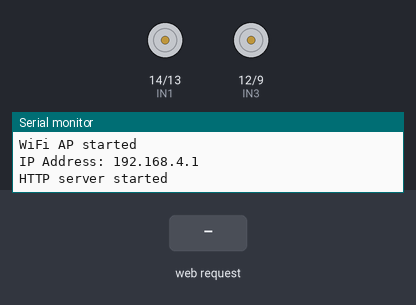
The sketch below on a simulated ESP32-S3. Parts: motor-driver pin pairs drawn as motors (green arrow = first pin HIGH = forward, orange = second pin HIGH = backward, longer = more drive, scaled by the enable pin), the last lines printed to the serial monitor. Inputs (shaded band) come from the test bench.

Above: at 1.2 s.
1.3 s: HTTP request GET /left received
At 3.1 s:
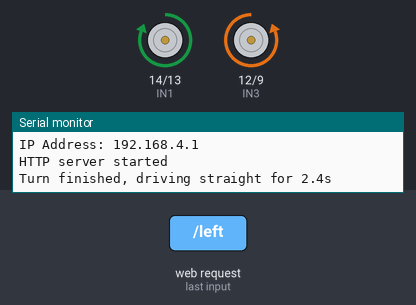
3.4 s: HTTP request GET /backward received
At 4.1 s:
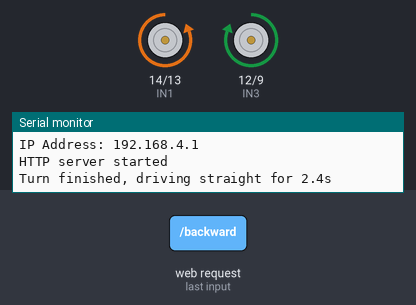
4.9 s: HTTP request GET /right received
At 5.3 s:
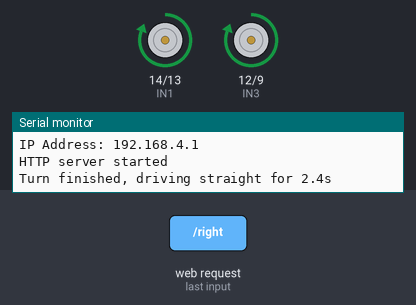
Timing chart, 0 to 9.4 s (numbered marks = the images above; inputs shaded):
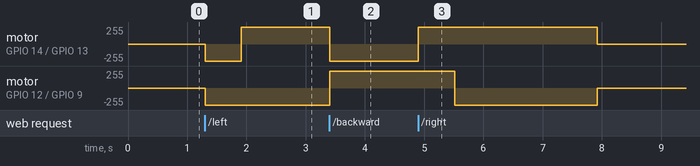

Measured:
- after the input at 1.3 s, motor on GPIO 14 (IN1) / GPIO 13 (IN2): stopped → backward 255/255 at once, → forward 255/255 0.61 s later; motor on GPIO 12 (IN3) / GPIO 9 (IN4): stopped → backward 255/255 at once
- after the input at 3.4 s, motor on GPIO 14 (IN1) / GPIO 13 (IN2): forward 255/255 → backward 255/255 at once; motor on GPIO 12 (IN3) / GPIO 9 (IN4): backward 255/255 → forward 255/255 at once
- after the input at 4.9 s, motor on GPIO 14 (IN1) / GPIO 13 (IN2): backward 255/255 → forward 255/255 at once, → stopped 3.0 s later; motor on GPIO 12 (IN3) / GPIO 9 (IN4): forward 255/255 → backward 255/255 after 0.61 s, → stopped 2.4 s later

The sketch:

AUTKO_WIFI.ino
```cpp
#include <WiFi.h>
#include <WebServer.h>

// Pins for L298N
int ENA = 20;
int IN1 = 14;
int IN2 = 13;
int ENB = 21;
int IN3 = 12;
int IN4 = 9;

WebServer server(80);

const char* ssid = "ESPcar";
const char* password = "12345678";

// Timer handling variables
unsigned long moveEndTime = 0;
bool isMoving = false;
bool waitingForForward = false;  // flag: are we waiting to drive straight after a turn

void stopMotors()
{
  digitalWrite(IN1, LOW);
  digitalWrite(IN2, LOW);
  digitalWrite(IN3, LOW);
  digitalWrite(IN4, LOW);
  isMoving = false;
  waitingForForward = false;
}

void forward()
{
  digitalWrite(IN1, HIGH);
  digitalWrite(IN2, LOW);
  digitalWrite(IN3, LOW);
  digitalWrite(IN4, HIGH);

  if (waitingForForward) {
    // This is driving straight after a turn - 2.4s
    moveEndTime = millis() + 2400;
    waitingForForward = false;
  } else {
    // Normal forward drive - 3s
    moveEndTime = millis() + 3000;
  }
  isMoving = true;
}

void backward()
{
  digitalWrite(IN1, LOW);
  digitalWrite(IN2, HIGH);
  digitalWrite(IN3, HIGH);
  digitalWrite(IN4, LOW);
  moveEndTime = millis() + 3000;
  isMoving = true;
  waitingForForward = false;
}

void left()
{
  // First turn left (0.6s)
  digitalWrite(IN1, LOW);
  digitalWrite(IN2, HIGH);
  digitalWrite(IN3, LOW);
  digitalWrite(IN4, HIGH);
  moveEndTime = millis() + 600;
  isMoving = true;
  waitingForForward = true;  // Drive straight after the turn
}

void right()
{
  // First turn right (0.6s)
  digitalWrite(IN1, HIGH);
  digitalWrite(IN2, LOW);
  digitalWrite(IN3, HIGH);
  digitalWrite(IN4, LOW);
  moveEndTime = millis() + 600;
  isMoving = true;
  waitingForForward = true;  // Drive straight after the turn
}

void setup()
{
  Serial.begin(115200);

  pinMode(ENA, OUTPUT);
  pinMode(ENB, OUTPUT);
  pinMode(IN1, OUTPUT);
  pinMode(IN2, OUTPUT);
  pinMode(IN3, OUTPUT);
  pinMode(IN4, OUTPUT);

  digitalWrite(ENA, HIGH);
  digitalWrite(ENB, HIGH);

  stopMotors();

  WiFi.softAP(ssid, password);
  Serial.println("WiFi AP started");
  Serial.print("IP Address: ");
  Serial.println(WiFi.softAPIP());

  server.on("/forward", forward);
  server.on("/backward", backward);
  server.on("/left", left);
  server.on("/right", right);
  server.on("/stop", stopMotors);

  server.on("/", []()
  {
    String html = R"rawliteral(
<!DOCTYPE html>
<html>
<head>
    <meta charset="UTF-8">
    <meta name="viewport" content="width=device-width, initial-scale=1">
    <title>ESP32 Car Control</title>
    <style>
        body {
            background: #1a1a2e;
            color: white;
            font-family: Arial;
            text-align: center;
            margin-top: 40px;
        }
        h1 {
            margin-bottom: 30px;
        }
        .controller {
            display: grid;
            grid-template-columns: 120px 120px 120px;
            grid-template-rows: 120px 120px 120px;
            gap: 15px;
            justify-content: center;
        }
        button {
            font-size: 40px;
            border: none;
            border-radius: 20px;
            background: #0f0f1a;
            color: white;
            cursor: pointer;
            transition: all 0.1s;
        }
        button:active {
            background: #00aaFF;
            transform: scale(0.95);
        }
        .forward { grid-column: 2; grid-row: 1; }
        .left    { grid-column: 1; grid-row: 2; }
        .stop    { grid-column: 2; grid-row: 2; background: #aa0000; font-size: 24px; }
        .right   { grid-column: 3; grid-row: 2; }
        .backward{ grid-column: 2; grid-row: 3; }
    </style>
</head>
<body>
    <h1>🤖 ESP32 Car Control</h1>
    <div class="controller">
        <button class="forward" onclick="send('/forward')">⬆️</button>
        <button class="left" onclick="send('/left')">⬅️</button>
        <button class="stop" onclick="send('/stop')">STOP</button>
        <button class="right" onclick="send('/right')">➡️</button>
        <button class="backward" onclick="send('/backward')">⬇️</button>
    </div>
    <script>
        function send(cmd) {
            fetch(cmd);
        }
    </script>
</body>
</html>
)rawliteral";
    server.send(200, "text/html", html);
  });

  server.begin();
  Serial.println("HTTP server started");
}

void loop()
{
  server.handleClient();

  // Checking the timer
  if (isMoving && millis() >= moveEndTime) {
    if (waitingForForward) {
      // Turn finished - drive straight
      Serial.println("Turn finished, driving straight for 2.4s");
      forward();  // this forward() call runs with waitingForForward = true
    } else {
      // End of move - stop
      stopMotors();
      Serial.println("Car stopped after timeout");
    }
  }

  delay(10);
}
```
